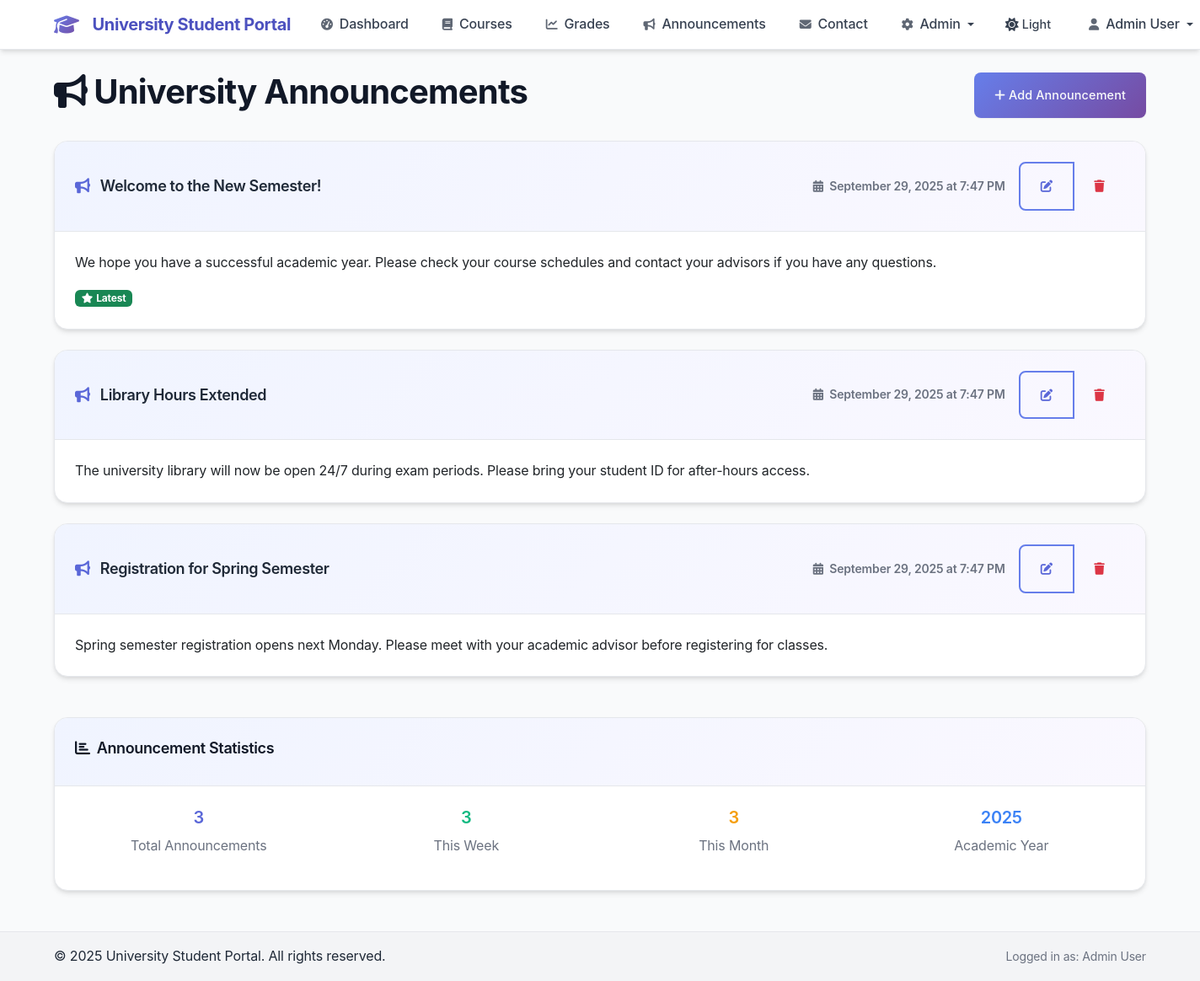
The app's page /news.php (signed in) with its own data.
### tables this page shows
CREATE TABLE IF NOT EXISTS announcements (
    id INT AUTO_INCREMENT PRIMARY KEY,
    title VARCHAR(255) NOT NULL,
    content TEXT NOT NULL,
    created_at TIMESTAMP DEFAULT CURRENT_TIMESTAMP
);

### db.php (called while the page is built, shortened)
<?php
function isAdmin() {
    return isset($_SESSION['role']) && $_SESSION['role'] === 'admin';
}
function sanitizeInput($input) {
    return htmlspecialchars(trim($input), ENT_QUOTES, 'UTF-8');
}
?>

### news.php (the view, shortened to what this page needs)
<?php
require_once 'db.php';
require_once 'header.php';
try {
    $stmt = $pdo->prepare("SELECT * FROM announcements ORDER BY created_at DESC");
    $stmt->execute();
    $announcements = $stmt->fetchAll();
} catch (PDOException $e) {
    $error_message = 'Database error occurred while loading announcements.';
}
?>
<div class="d-flex justify-content-between align-items-center mb-4">
    <h1><i class="fas fa-bullhorn me-2"></i>University Announcements</h1>
    <?php if (isAdmin()): ?>
        <button class="btn btn-primary" data-bs-toggle="modal" data-bs-target="#addAnnouncementModal">
            <i class="fas fa-plus me-1"></i>Add Announcement
        </button>
    <?php endif; ?>
</div>
<?php if (!empty($announcements)): ?>
    <div class="row">
        <?php foreach ($announcements as $index => $announcement): ?>
            <div class="col-12 mb-4">
                <div class="card">
                    <div class="card-header d-flex justify-content-between align-items-center">
                        <h5 class="card-title mb-0">
                            <i class="fas fa-bullhorn me-2 text-primary"></i>
                            <?= sanitizeInput($announcement['title']) ?>
                        </h5>
                        <div class="d-flex align-items-center">
                            <small class="text-muted me-3">
                                <i class="fas fa-calendar-alt me-1"></i>
                                <?= date('F j, Y \a\t g:i A', strtotime($announcement['created_at'])) ?>
                            </small>
                            <?php if (isAdmin()): ?>
                                <div class="btn-group btn-group-sm">
                                    <button class="btn btn-outline-primary"
                                            onclick="editAnnouncement(<?= htmlspecialchars(json_encode($announcement), ENT_QUOTES, 'UTF-8') ?>)"
                                            title="Edit Announcement">
                                        <i class="fas fa-edit"></i>
                                    </button>
                                    <button class="btn btn-outline-danger"
                                            onclick="deleteAnnouncement(<?= $announcement['id'] ?>, '<?= sanitizeInput($announcement['title']) ?>')"
                                            title="Delete Announcement">
                                        <i class="fas fa-trash"></i>
                                    </button>
                                </div>
                            <?php endif; ?>
                        </div>
                    </div>
                    <div class="card-body">
                        <div class="announcement-content">
                            <?= nl2br(sanitizeInput($announcement['content'])) ?>
                        </div>
                        <?php if ($index === 0): ?>
                            <div class="mt-3">
                                <span class="badge bg-success">
                                    <i class="fas fa-star me-1"></i>Latest
                                </span>
                            </div>
                        <?php endif; ?>
                    </div>
                </div>
            </div>
        <?php endforeach; ?>
    </div>
    <div class="card mt-4">
        <div class="card-header">
            <h5><i class="fas fa-chart-bar me-2"></i>Announcement Statistics</h5>
        </div>
        <div class="card-body">
            <div class="row text-center">
                <div class="col-md-3">
                    <h4 class="text-primary"><?= count($announcements) ?></h4>
                    <p class="text-muted">Total Announcements</p>
                </div>
                <div class="col-md-3">
                    <h4 class="text-success">
                        <?= count(array_filter($announcements, function($a) { return strtotime($a['created_at']) > strtotime('-7 days'); })) ?>
                    </h4>
                    <p class="text-muted">This Week</p>
                </div>
                <div class="col-md-3">
                    <h4 class="text-warning">
                        <?= count(array_filter($announcements, function($a) { return strtotime($a['created_at']) > strtotime('-30 days'); })) ?>
                    </h4>
                    <p class="text-muted">This Month</p>
                </div>
                <div class="col-md-3">
                    <h4 class="text-info"><?= date('Y') ?></h4>
                    <p class="text-muted">Academic Year</p>
                </div>
            </div>
        </div>
    </div>
<?php endif; ?>
<?php require_once 'footer.php'; ?>

### style.css (style rules this page uses)
:root { --primary-50: #f0f4ff; --primary-100: #e0eaff; --primary-200: #c7d8ff; --primary-300: #a4bcff; --primary-400: #8195ff; --primary-500: #667eea; --primary-600: #5a67d8; --primary-700: #4c51bf; --primary-800: #434190; --primary-900: #3c366b; --secondary-50: #faf8ff; --secondary-100: #f3f0ff; --secondary-200: #e8e1ff; --secondary-300: #d6c7ff; --secondary-400: #c1a3ff; --secondary-500: #764ba2; --secondary-600: #68428a; --secondary-700: #5a3972; --secondary-800: #4c305a; --secondary-900: #3e2742; --gray-50: #f9fafb; --gray-100: #f3f4f6; --gray-200: #e5e7eb; --gray-300: #d1d5db; --gray-400: #9ca3af; --gray-500: #6b7280; --gray-600: #4b5563; --gray-700: #374151; --gray-800: #1f2937; --gray-900: #111827; --success: #10b981; --warning: #f59e0b; --error: #ef4444; --info: #3b82f6; --font-family-base: 'Inter', -apple-system, BlinkMacSystemFont, 'Segoe UI', Roboto, sans-serif; --font-family-heading: 'Inter', -apple-system, BlinkMacSystemFont, 'Segoe UI', Roboto, sans-serif; --space-xs: 0.25rem; --space-sm: 0.5rem; --space-md: 1rem; --space-lg: 1.5rem; --space-xl: 2rem; --space-2xl: 3rem; --radius-sm: 0.375rem; --radius-md: 0.5rem; --radius-lg: 0.75rem; --radius-xl: 1rem; --radius-2xl: 1.5rem; --shadow-sm: 0 1px 2px 0 rgba(0, 0, 0, 0.05); --shadow-md: 0 4px 6px -1px rgba(0, 0, 0, 0.1), 0 2px 4px -1px rgba(0, 0, 0, 0.06); --shadow-lg: 0 10px 15px -3px rgba(0, 0, 0, 0.1), 0 4px 6px -2px rgba(0, 0, 0, 0.05); --shadow-xl: 0 20px 25px -5px rgba(0, 0, 0, 0.1), 0 10px 10px -5px rgba(0, 0, 0, 0.04); --shadow-2xl: 0 25px 50px -12px rgba(0, 0, 0, 0.25); --gradient-primary: linear-gradient(135deg, var(--primary-500) 0%, var(--secondary-500) 100%); --gradient-primary-hover: linear-gradient(135deg, var(--primary-600) 0%, var(--secondary-600) 100%); --gradient-subtle: linear-gradient(135deg, var(--primary-50) 0%, var(--secondary-50) 100%); --transition-fast: 150ms ease-in-out; --transition-normal: 250ms ease-in-out; --transition-slow: 350ms ease-in-out; }
body { font-family: var(--font-family-base); background-color: var(--gray-50); color: var(--gray-800); line-height: 1.6; letter-spacing: -0.01em; }
html { scroll-behavior: smooth; scroll-padding-top: 80px; }
body { overflow-x: hidden; }
h1, h2, h3, h4, h5, h6 { font-family: var(--font-family-heading); font-weight: 600; line-height: 1.3; letter-spacing: -0.02em; color: var(--gray-900); scroll-margin-top: 80px; }
h1 { font-size: 2.5rem; font-weight: 700; animation: fadeInUp 0.8s ease-out; }
h4 { font-size: 1.25rem; animation: fadeInUp 0.8s ease-out 0.3s both; }
h5 { font-size: 1.125rem; animation: fadeInUp 0.8s ease-out 0.4s both; }
.btn { font-weight: 500; border-radius: var(--radius-md); transition: var(--transition-fast); border: none; padding: var(--space-md) var(--space-lg); font-size: 0.9rem; letter-spacing: 0.01em; }
.btn-primary { background: var(--gradient-primary); color: var(--gray-50); box-shadow: var(--shadow-sm); }
.btn-outline-primary { border: 2px solid var(--primary-500); color: var(--primary-600); background: transparent; }
.card { border: 1px solid var(--gray-200); border-radius: var(--radius-xl); box-shadow: var(--shadow-md); overflow: hidden; transition: var(--transition-normal); }
.card-header { background: var(--gradient-subtle); border-bottom: 1px solid var(--gray-200); padding: var(--space-lg); font-weight: 600; color: var(--gray-800); }
.card-body { padding: var(--space-lg); }
.text-muted { color: var(--gray-500) !important; }
.text-primary { color: var(--primary-600) !important; }
.text-success { color: var(--success) !important; }
.text-warning { color: var(--warning) !important; }
.text-info { color: var(--info) !important; }
html { transition: background-color 0.3s ease, color 0.3s ease; }

### records on screen
announcements: title "Welcome to the New Semester!", created_at "September 29, 2025 at 7:47 PM", content "We hope you have a successful academic year. Please check your course schedules and contact your advisors if you have any questions.", shows "Latest"
announcements: title "Library Hours Extended", created_at "September 29, 2025 at 7:47 PM", content "The university library will now be open 24/7 during exam periods. Please bring your student ID for after-hours access."
announcements: title "Registration for Spring Semester", created_at "September 29, 2025 at 7:47 PM", content "Spring semester registration opens next Monday. Please meet with your academic advisor before registering for classes."

### other values on screen
SITE_NAME "University Student Portal"
sanitizeInput($_SESSION['name'] ?? 'User') "Admin User"
count($announcements) "3"
